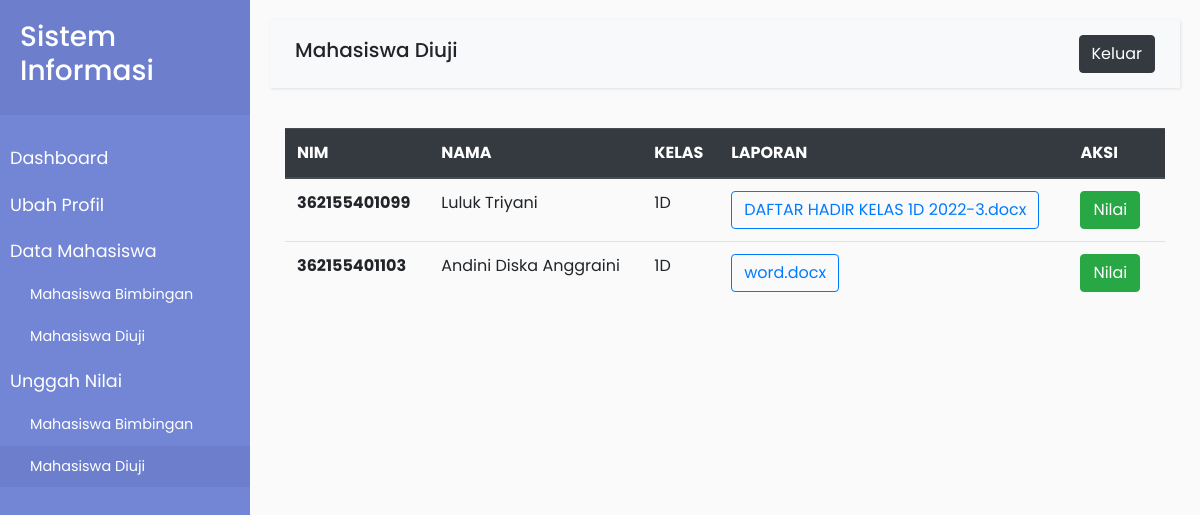
The app's page /nilai-uji.php (signed in) with its own data.
### tables this page shows
CREATE TABLE `mahasiswa` (
  `id` int(11) NOT NULL,
  `nama` varchar(45) NOT NULL,
  `nim` varchar(45) NOT NULL,
  `kelas` varchar(45) NOT NULL,
  `email` varchar(45) NOT NULL,
  `alamat` varchar(45) NOT NULL,
  `user_id` int(11) DEFAULT NULL,
  `anggota_kelompok_id` int(11) DEFAULT NULL
);

CREATE TABLE `pendaftaran_ujian_kp` (
  `id` int(11) NOT NULL,
  `laporan_kp` varchar(45) NOT NULL,
  `jadwal_ujian` varchar(45) DEFAULT NULL,
  `pendaftaran_kp_id` int(11) NOT NULL,
  `acc_ujian_id` int(11) DEFAULT NULL
);

### nilai-uji.php (the view, shortened to what this page needs)
<?php
require 'koneksi.php';
$id = $_SESSION['id'];
$datamhs = mysqli_query($conn, "SELECT mahasiswa.nim,nama,kelas,laporan_kp,mahasiswa.anggota_kelompok_id,nilai.id,nilai.nilai_penguji FROM mahasiswa JOIN anggota_kelompok ON mahasiswa.anggota_kelompok_id=anggota_kelompok.id JOIN pendaftaran_kp on anggota_kelompok.id=pendaftaran_kp.anggota_kelompok_id JOIN pendaftaran_ujian_kp on pendaftaran_kp.id=pendaftaran_ujian_kp.pendaftaran_kp_id JOIN nilai on pendaftaran_ujian_kp.id=nilai.pendaftaran_ujian_kp_id WHERE dosen_id='$id' AND nama_anggota IS NOT NULL");
?>
<!DOCTYPE html>
<html>
<head>
    <link rel="stylesheet" href="assets/css/bootstrap.css">
    <link rel="stylesheet" href="assets/css/style.css">
</head>
<body>
    <div class="wrapper">
        <nav id="sidebar">
            <div class="sidebar-header">
                <h3>Sistem Informasi</h3>
            </div>
            <ul class="list-unstyled components">
                <li>
                    <a href="dashboard-dosen.php">Dashboard</a>
                </li>
                <li>
                    <a href="profil-dosen.php">Ubah Profil</a>
                </li>
                <li>
                    <a>Data Mahasiswa</a>
                    <ul class="list-unstyled" id="homeSubmenu">
                        <li>
                            <a href="mhs-bimbingan.php">Mahasiswa Bimbingan</a>
                        </li>
                        <li>
                            <a href="mhs-uji.php">Mahasiswa Diuji</a>
                        </li>
                    </ul>
                </li>
                <li>
                    <a>Unggah Nilai</a>
                    <ul class="list-unstyled" id="homeSubmenu">
                        <li>
                            <a href="nilai-bimbingan.php">Mahasiswa Bimbingan</a>
                        </li>
                        <li class="active">
                            <a href="nilai-uji.php">Mahasiswa Diuji</a>
                        </li>
                    </ul>
                </li>
            </ul>
        </nav>
        <div id="content">
            <nav class="navbar navbar-expand-lg navbar-light bg-light">
                <div class="container-fluid">
                    <h5>Mahasiswa Diuji</h5>
                    <a href="logout.php" class="btn btn-dark">Keluar</a>
            </nav>
            <div class="container-fluid">
                <table class="table">
                    <thead class="thead-dark">
                        <tr>
                            <th scope="col">NIM</th>
                            <th scope="col">NAMA</th>
                            <th scope="col">KELAS</th>
                            <th scope="col">LAPORAN</th>
                            <th scope="col">AKSI</th>
                        </tr>
                    </thead>
                    <tbody>
                        <?php foreach ($datamhs as $mhs) { ?>
                        <tr>
                            <th scope="row"><?php echo $mhs['nim']; ?></th>
                            <td><?php echo $mhs['nama']; ?></td>
                            <td><?php echo $mhs['kelas']; ?></td>
                            <td><a href="file/<?php echo $mhs['laporan_kp']; ?>" class="btn btn-outline-primary"><?php echo $mhs['laporan_kp']; ?></a></td>
                            <td>
                                <button type="button" class="btn btn-success mr-2" data-toggle="modal" data-target="#uji<?php echo $mhs["id"] ?>">Nilai</button>
                            </td>
                        </tr>
                        <?php } ?>
                    </tbody>
                </table>
            </div>
        </div>
    </div>
</body>
</html>

### assets/css/style.css (style rules this page uses)
body { font-family: 'Poppins', sans-serif; background: #fafafa; }
a, a:hover, a:focus { color: inherit; text-decoration: none; transition: all 0.3s; }
.navbar { padding: 15px 10px; background: #fff; border: none; border-radius: 0; margin-bottom: 40px; box-shadow: 1px 1px 3px rgba(0, 0, 0, 0.1); }
.wrapper { display: flex; width: 100%; align-items: stretch; }
#sidebar { min-width: 250px; max-width: 250px; background: #7386D5; color: #fff; transition: all 0.3s; }
#sidebar .sidebar-header { padding: 20px; background: #6d7fcc; }
#sidebar ul.components { padding: 20px 0; }
#sidebar ul li a { padding: 10px; font-size: 1.1em; display: block; }
nav .active { color: #fff; background: #6d7fcc; }
ul ul a { font-size: 0.9em !important; padding-left: 30px !important; }
#content { width: 100%; padding: 20px; min-height: 100vh; transition: all 0.3s; }

### records on screen
mahasiswa: nim "362155401099", nama "Luluk Triyani", kelas "1D", pendaftaran_ujian_kp.laporan_kp "DAFTAR HADIR KELAS 1D 2022-3.docx"
mahasiswa: nim "362155401103", nama "Andini Diska Anggraini", kelas "1D", pendaftaran_ujian_kp.laporan_kp "word.docx"
